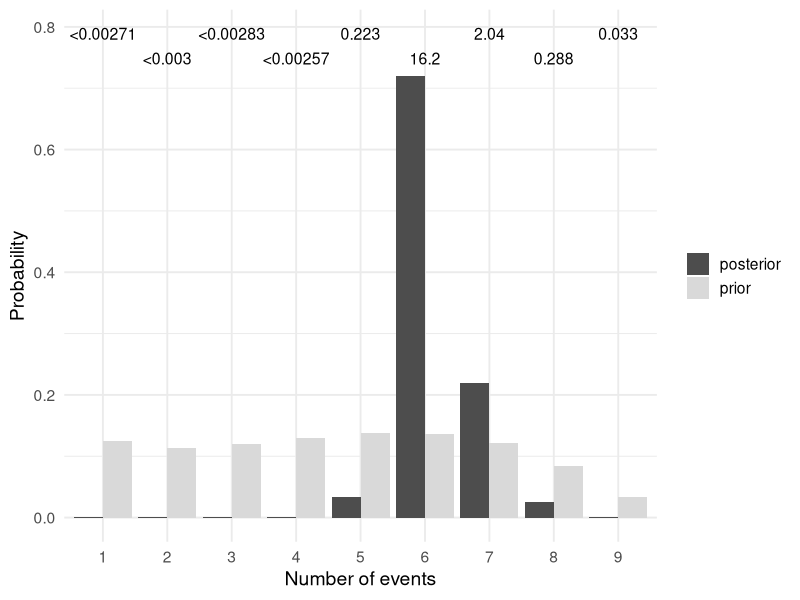
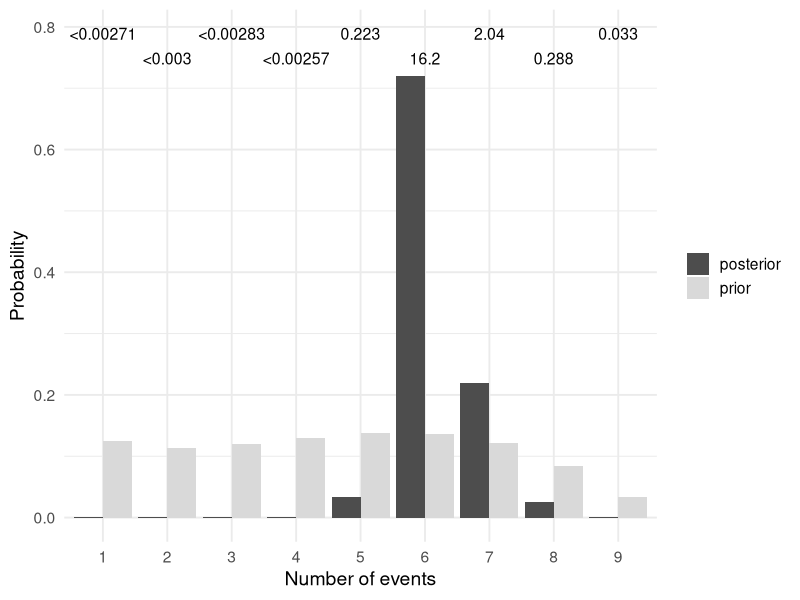
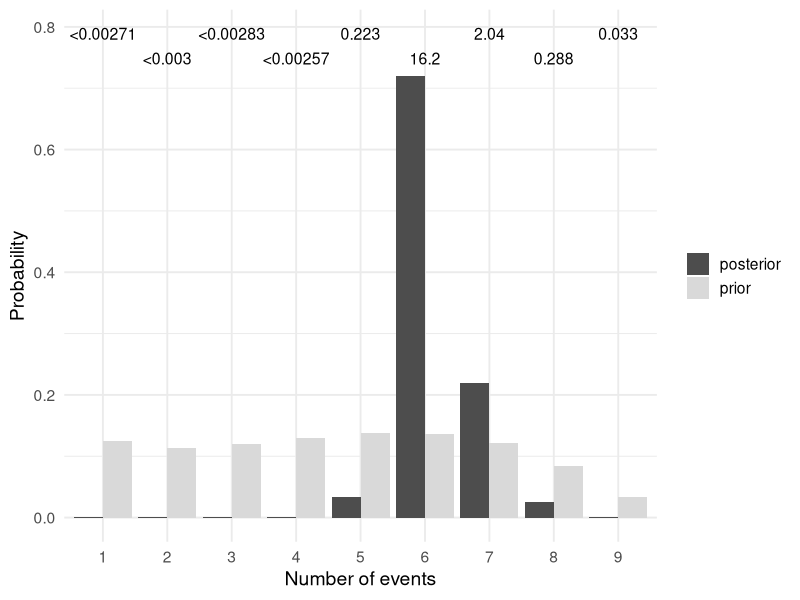

Write the R code that produced these figures, in order.
#! /usr/bin/env Rscript

library(ggplot2)
library(ggridges)

plot_prior <- TRUE
nevents <- c("1", "2", "3", "4", "5", "6", "7", "8", "9")
posterior_probs <- c(0.00038432, 0.00038432, 0.00038432, 0.00038432, 0.0342045, 0.719831, 0.219062, 0.0257494, 0.00115296)
prior_probs <- c(0.124184, 0.113644, 0.119613, 0.129998, 0.137097, 0.136702, 0.120891, 0.084053, 0.033818)
bf_labels <- c("<0.00271", "<0.003", "<0.00283", "<0.00257", "0.223", "16.2", "2.04", "0.288", "0.033")
max_prob <- 0.719831
bf_position_bottom <- max_prob + (max_prob * 0.04)
bf_position_top <- bf_position_bottom + 0.04
bf_positions <- c()
for (i in 1:length(nevents)) {
    if (i %% 2 == 0) {
        bf_positions = c(bf_positions, bf_position_bottom)
    } else {
        bf_positions = c(bf_positions, bf_position_top)
    }
}

posterior_df <- data.frame(nevents = nevents, probability = posterior_probs, label = rep("posterior", 9))
prior_df <- data.frame(nevents = nevents, probability = prior_probs, label = rep("prior", 9))
if (plot_prior) {
    data <- rbind(posterior_df, prior_df)
    bar_colors <- c("posterior" = "gray30", "prior" = "gray85")
} else {
    data <- posterior_df
    bar_colors <- c("posterior" = "gray30")
}

if (plot_prior) {
    ggplot(data, aes(x = nevents, y = probability, fill = label)) +
        geom_col(position = "dodge") +
        scale_x_discrete(limits = nevents) +
        theme_minimal(base_size = 14) +
        theme(legend.title = element_blank()) +
        scale_colour_manual(values = bar_colors) +
        scale_fill_manual(values = bar_colors) +
        labs(x = "Number of events") +
        labs(y = "Probability") +
        annotate("text", x = nevents, y = bf_positions, label = bf_labels, size = 4.0)
} else {
    ggplot(data, aes(x = nevents, y = probability, fill = label)) +
        geom_col(position = "dodge") +
        scale_x_discrete(limits = nevents) +
        theme_minimal(base_size = 14) +
        theme(legend.title = element_blank()) +
        scale_colour_manual(values = bar_colors) +
        scale_fill_manual(values = bar_colors) +
        labs(x = "Number of events") +
        labs(y = "Probability")
}

ggsave("pycoevolity-nevents.pdf", width = 7.0, height = 4.32623789117, units = "in")
ggsave("pycoevolity-nevents.png", width = 7.0, height = 4.32623789117, units = "in")
r <- tryCatch(
    {
        ggsave("pycoevolity-nevents.svg", width = 7.0, height = 4.32623789117, units = "in")
    },
    error = function(cond) {
        message("An error occurred while trying to save plot as SVG.")
        message("The plot has been saved in PDF and PNG format.")
        message("If you want the SVG file, you may need to install additional R packages.")
        message("Here's the original error message for details:")
        message(cond)
    },
    warning = function(cond) {
        message("A warning occurred while trying to save the plot in SVG format.")
        message("The plot has been saved in PDF and PNG format.")
        message("If you want the SVG file, you may need to install additional R packages.")
        message("Here's the original warning message for details:")
        message(cond)
    },
    finally =  {})
